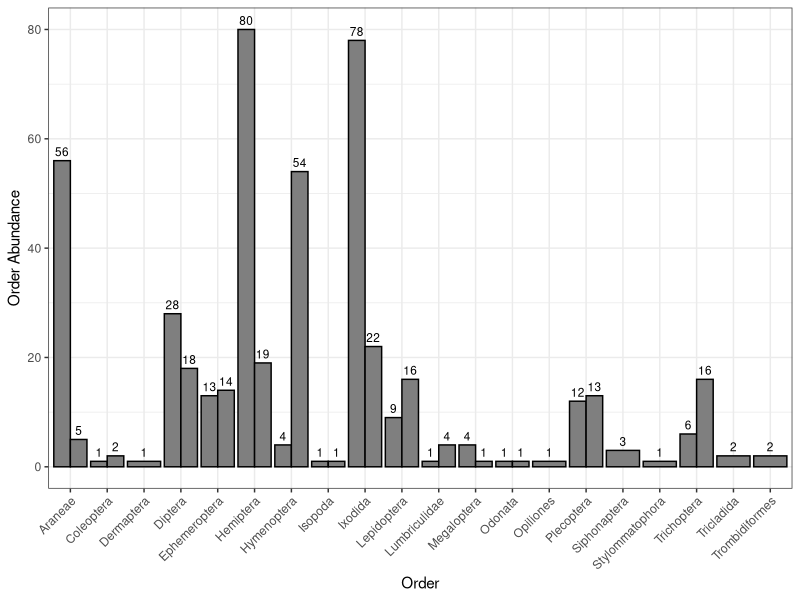
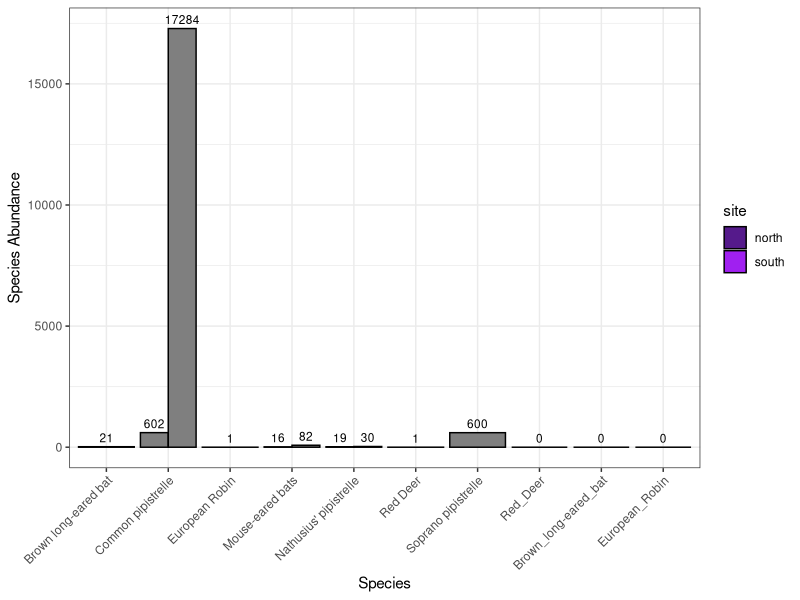
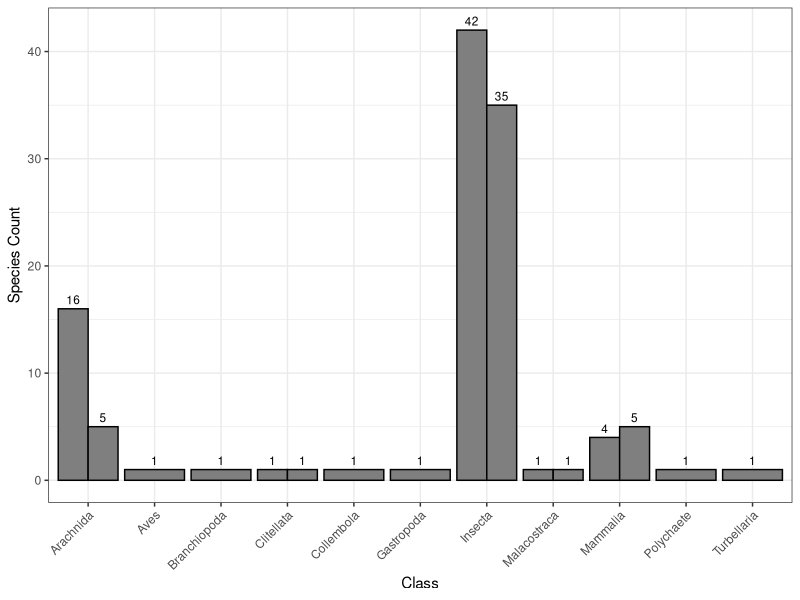
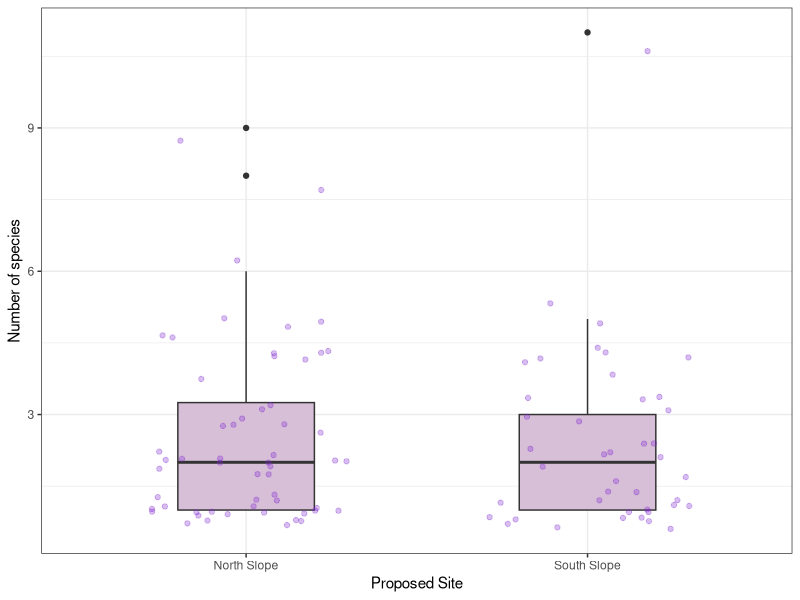

These charts were generated, in order, by the following R code: (Note: this script raises an error after producing the figures.)
# clear environment
rm(list=ls())

# import packages needed
library(ggplot2)
library(dplyr)
library(vegan)
library(tidyr)
library(tibble)
# ...

# import full data set
arran_data_full <- read.csv('./Data/arran_data_full.csv')
# check the data set
head(arran_data_full)

# check data types
str(arran_data_full)
arran_data_full$eventID <- as.factor(arran_data_full$eventID)
arran_data_full$site <- as.factor(arran_data_full$site)
arran_data_full$samplingProtocol <- as.factor(arran_data_full$samplingProtocol)
arran_data_full$vernacularName <- as.factor(arran_data_full$vernacularName)
arran_data_full$individualCount <- as.numeric(arran_data_full$individualCount)
# ... need to finish
str(arran_data_full)

# create subsets of the data
invert_data <- arran_data_full %>% slice(1:235)
vert_data <- arran_data_full %>% slice(236:302)
# for total number of vertebrate species use vert_data
# but for counts or diversity yse vert_count_data
vert_count_data <- vert_data %>% slice(47:67)

# ANALYSIS OF INVERTEBRATE BIODIVERSITY 
invert_data <- invert_data %>%
  filter(order != "")

invert_abundances <- invert_data %>%
  group_by(site, order) %>%
  summarise(total_count = sum(individualCount), .groups = "drop")

invert_alpha_div <- invert_data %>%
  group_by(site) %>% # Group by site
  summarise(no_orders = n_distinct(order), .groups = "drop") # Count unique species

ggplot(invert_abundances, aes(x = order, y = total_count, fill = site)) +
  geom_bar(stat = "identity", position = "dodge", colour = "black") +
  geom_text(
    aes(label = total_count),
    position = position_dodge(width = 0.9), # Adjust text position to align with bars
    vjust = -0.5, # Position text slightly above the bars
    size = 3      # Adjust text size
  ) +
  labs(x = "Order", y = "Order Abundance") +
  scale_fill_manual(values = c("south" = "purple", "north" = "purple4")) +
  theme_bw() +
  theme(axis.text.x = element_text(angle = 45, vjust = 1, hjust=1))

# ANALYSIS OF VERTEBRATE BIODIVERSITY
vert_abundances <- vert_count_data %>%
  group_by(site, vernacularName) %>%
  summarise(total_count = sum(individualCount), .groups = "drop")

vert_abundances_zeros <- data.frame(site = character(0), vernacularName = character(0), total_count = integer(0))
vert_abundances_zeros1 <- data.frame(site = "north", vernacularName = "Red_Deer", total_count = 0)
vert_abundances_zeros2 <- data.frame(site = "south", vernacularName = "Brown_long-eared_bat", total_count = 0)
vert_abundances_zeros3 <- data.frame(site = "south", vernacularName = "European_Robin", total_count = 0)
vert_abundances_zeros <- rbind(vert_abundances_zeros, vert_abundances_zeros1, vert_abundances_zeros2, vert_abundances_zeros3)

vert_abundances <- rbind(vert_abundances, vert_abundances_zeros)

ggplot(vert_abundances, aes(x = vernacularName, y = total_count, fill = site)) +
  geom_bar(stat = "identity", position = "dodge", colour = "black") +
  geom_text(
    aes(label = total_count),
    position = position_dodge(width = 0.9), # Adjust text position to align with bars
    vjust = -0.5, # Position text slightly above the bars
    size = 3      # Adjust text size
  ) +
  labs(x = "Species", y = "Species Abundance") +
  scale_fill_manual(values = c("south" = "purple", "north" = "purple4")) +
  theme_bw() +
  theme(axis.text.x = element_text(angle = 45, vjust = 1, hjust=1))

vert_alpha_div <- vert_count_data %>%
  group_by(site) %>% # Group by site
  summarise(no_species = n_distinct(vernacularName), .groups = "drop") # Count unique species

# BATS POOR TO VISUALISE... REMOVE OR DO AS COUNT PER AUDIOMOTH INSTEAD?


# ALPHA DIVERSITY
# Summarise the number of species per site
unique(arran_data_full$class)
arran_data_full <- arran_data_full %>%
  filter(individualCount != 0)
unique(arran_data_full$class)

arran_alpha_div <- arran_data_full %>%
  group_by(site, class) %>% # Group by site
  summarise(no_species = n_distinct(vernacularName), .groups = "drop") # Count unique species

ggplot(arran_alpha_div, aes(x = class, y = no_species, fill = site)) +
  geom_bar(stat = "identity", position = "dodge", colour = "black") +
  geom_text(
    aes(label = no_species),
    position = position_dodge(width = 0.9), # Adjust text position to align with bars
    vjust = -0.5, # Position text slightly above the bars
    size = 3      # Adjust text size
  ) +
  labs(x = "Class", y = "Species Count") +
  scale_fill_manual(values = c("south" = "purple", "north" = "purple4")) +
  theme_bw() +
  theme(axis.text.x = element_text(angle = 45, vjust = 1, hjust=1))
# overall pretty similar - but south fairing slightly better?


# BETA DIVERSITY - SHANNONS

# rearrange data set
arran_data_rearranged <- arran_alpha_div %>%
  tidyr::pivot_wider(names_from = class, values_from = no_species, values_fill = 0) %>%
  column_to_rownames(var = "site")
# Set the 'site' column as row names using tibble's function
rownames(arran_data_rearranged) <- arran_data_rearranged$site
#arran_data_rearranged <- arran_data_rearranged[, -1]  # Remove the 'site' column

# shannons
arran_shannons <- diversity(arran_data_rearranged[,1:11])
arran_shannons <- as.numeric(arran_shannons)

shannons_south <- arran_shannons[2]
shannons_north <- arran_shannons[1]

arran_diversity_indicies <- data.frame(diversity_index = character(0), south = numeric(0), north = numeric(0))
arran_shannons <- data.frame(diversity_index = "shannons", south = shannons_south, north = shannons_north)
arran_diversity_indicies <- rbind(arran_diversity_indicies, arran_shannons)

# simpsons
arran_simpsons <- diversity(arran_data_rearranged[,1:11], index = "simpson")
arran_simpsons <- as.numeric(arran_simpsons)

simpsons_south <- arran_simpsons[2]
simpsons_north <- arran_simpsons[1]

arran_simpsons <- data.frame(diversity_index = "simpsons", south = simpsons_south, north = simpsons_north)
arran_diversity_indicies <- rbind(arran_diversity_indicies, arran_simpsons)
# south has higher diversity

arran_diversity_indicies


# HAVE DONE BY SLOPE, WHAT ABOUT BY SAMPLE BY SLOPE AS IN MY DISS?
# could then use more interesting plots like boxplots

# ALPHA DIVERSITY
# Summarise the number of species per site
unique(arran_data_full$class)
arran_data_full <- arran_data_full %>%
  filter(individualCount != 0)
unique(arran_data_full$class)

sample_alpha_div <- arran_data_full %>%
  group_by(site, eventID, class) %>% # Group by site
  summarise(no_species = n_distinct(vernacularName), .groups = "drop") # Count unique species

ggplot(sample_alpha_div, aes(x = site, y = no_species)) +
  geom_boxplot(width = 0.4, fill = "thistle") +
  geom_jitter(width = 0.3, colour = "purple3", alpha = 0.3) +
  labs(x = "Proposed Site", y = "Number of species") +
  scale_x_discrete(labels = c("North Slope", "South Slope")) +
  theme_bw()

# DIVERSITY
# rearrange dataset
# don't take from alpha, take from main dataframe
sample_data_rearranged <- sample_alpha_div %>%
  tidyr::pivot_wider(names_from = order, values_from = no_species, values_fill = 0) %>%
  column_to_rownames(var = "site")

# stuff
#select(-genre, -spotify_monthly_listeners, -year_founded)
